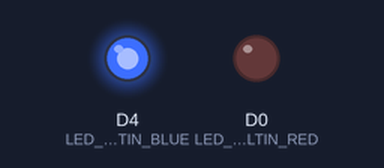
A sketch run on a simulated ESP8266 (NodeMCU). Parts: output pins drawn as LEDs (lit = HIGH).

Above: at 0.5 s.
At 1.5 s:
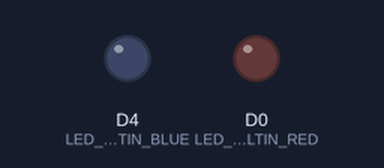
At 2.5 s:
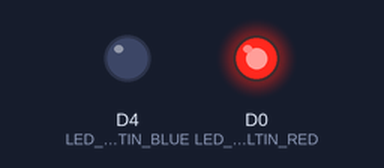
At 4.0 s:
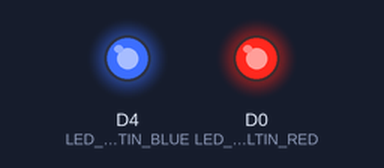
Timing chart, 0 to 6.5 s (numbered marks = the images above):
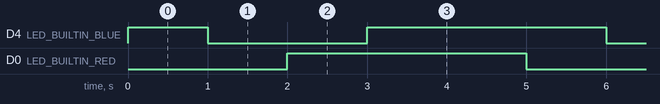

Measured:
- by itself, D4 (LED_BUILTIN_BLUE), D0 (LED_BUILTIN_RED): alternates HIGH for 3.0 s and LOW for 2.0 s
- by itself, everything shown: repeats every 5.0 s, in 4 steps

The sketch:

01-hello-world-blink-onboard-leds.ino
```cpp
/**
 * Hello world
 *
 * The NodeMCU has two onboard LEDs, one blue and one red
 * Let's make 'em blink!
 */

#define LED_BUILTIN_RED D0
#define LED_BUILTIN_BLUE D4

void setup() {
  // Initialize the pins as outputs
  pinMode(LED_BUILTIN_RED, OUTPUT);
  pinMode(LED_BUILTIN_BLUE, OUTPUT);
  // Turn the LEDs off by making the voltage HIGH
  // (I know, this seems counter-intuitive, but this is how the on-board LEDs work)
  digitalWrite(LED_BUILTIN_RED, HIGH);
  digitalWrite(LED_BUILTIN_BLUE, HIGH);
}

void loop() {
  // Turn the red LED on by making the voltage LOW
  digitalWrite(LED_BUILTIN_RED, LOW);
  // Wait for a second
  delay(1000);
  // Turn the blue LED on by making the voltage LOW
  digitalWrite(LED_BUILTIN_BLUE, LOW);
  // Wait for a second
  delay(1000);
  // Turn the red LED off by making the voltage HIGH
  digitalWrite(LED_BUILTIN_RED, HIGH);
  // Wait for a second
  delay(1000);
  // Turn the blue LED off by making the voltage HIGH
  digitalWrite(LED_BUILTIN_BLUE, HIGH);
  // Wait for two seconds
  delay(2000);
}
```
